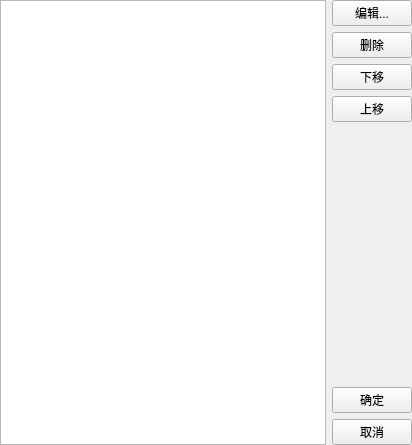
<?xml version="1.0" encoding="UTF-8"?>
<ui version="4.0">
 <class>ByyEntityTaskWidget</class>
 <widget class="QWidget" name="ByyEntityTaskWidget">
  <property name="geometry">
   <rect>
    <x>0</x>
    <y>0</y>
    <width>412</width>
    <height>445</height>
   </rect>
  </property>
  <property name="windowTitle">
   <string>任务编辑</string>
  </property>
  <layout class="QVBoxLayout" name="verticalLayout_2">
   <property name="margin">
    <number>0</number>
   </property>
   <item>
    <widget class="QWidget" name="widget" native="true">
     <layout class="QHBoxLayout" name="horizontalLayout">
      <property name="margin">
       <number>0</number>
      </property>
      <item>
       <widget class="QTreeWidget" name="treeWidget">
        <property name="iconSize">
         <size>
          <width>20</width>
          <height>20</height>
         </size>
        </property>
        <attribute name="headerVisible">
         <bool>false</bool>
        </attribute>
        <column>
         <property name="text">
          <string notr="true">1</string>
         </property>
        </column>
       </widget>
      </item>
      <item>
       <layout class="QVBoxLayout" name="verticalLayout">
        <item>
         <widget class="QPushButton" name="pushButton_3">
          <property name="text">
           <string>编辑...</string>
          </property>
         </widget>
        </item>
        <item>
         <widget class="QPushButton" name="pushButton_4">
          <property name="text">
           <string>删除</string>
          </property>
         </widget>
        </item>
        <item>
         <widget class="QPushButton" name="btnForward">
          <property name="text">
           <string>下移</string>
          </property>
         </widget>
        </item>
        <item>
         <widget class="QPushButton" name="btnBack">
          <property name="text">
           <string>上移</string>
          </property>
         </widget>
        </item>
        <item>
         <spacer name="verticalSpacer">
          <property name="orientation">
           <enum>Qt::Vertical</enum>
          </property>
          <property name="sizeHint" stdset="0">
           <size>
            <width>20</width>
            <height>40</height>
           </size>
          </property>
         </spacer>
        </item>
        <item>
         <widget class="QPushButton" name="pushButton">
          <property name="text">
           <string>确定</string>
          </property>
         </widget>
        </item>
        <item>
         <widget class="QPushButton" name="pushButton_2">
          <property name="text">
           <string>取消</string>
          </property>
         </widget>
        </item>
       </layout>
      </item>
     </layout>
    </widget>
   </item>
  </layout>
 </widget>
 <layoutdefault spacing="6" margin="11"/>
 <resources/>
 <connections>
  <connection>
   <sender>pushButton_3</sender>
   <signal>clicked()</signal>
   <receiver>ByyEntityTaskWidget</receiver>
   <slot>edit()</slot>
   <hints>
    <hint type="sourcelabel">
     <x>386</x>
     <y>20</y>
    </hint>
    <hint type="destinationlabel">
     <x>414</x>
     <y>131</y>
    </hint>
   </hints>
  </connection>
  <connection>
   <sender>pushButton_4</sender>
   <signal>clicked()</signal>
   <receiver>ByyEntityTaskWidget</receiver>
   <slot>remove()</slot>
   <hints>
    <hint type="sourcelabel">
     <x>359</x>
     <y>47</y>
    </hint>
    <hint type="destinationlabel">
     <x>413</x>
     <y>91</y>
    </hint>
   </hints>
  </connection>
  <connection>
   <sender>pushButton</sender>
   <signal>clicked()</signal>
   <receiver>ByyEntityTaskWidget</receiver>
   <slot>accept()</slot>
   <hints>
    <hint type="sourcelabel">
     <x>368</x>
     <y>405</y>
    </hint>
    <hint type="destinationlabel">
     <x>420</x>
     <y>330</y>
    </hint>
   </hints>
  </connection>
  <connection>
   <sender>pushButton_2</sender>
   <signal>clicked()</signal>
   <receiver>ByyEntityTaskWidget</receiver>
   <slot>reject()</slot>
   <hints>
    <hint type="sourcelabel">
     <x>382</x>
     <y>430</y>
    </hint>
    <hint type="destinationlabel">
     <x>413</x>
     <y>279</y>
    </hint>
   </hints>
  </connection>
 </connections>
 <slots>
  <slot>edit()</slot>
  <slot>remove()</slot>
  <slot>accept()</slot>
  <slot>reject()</slot>
 </slots>
</ui>
